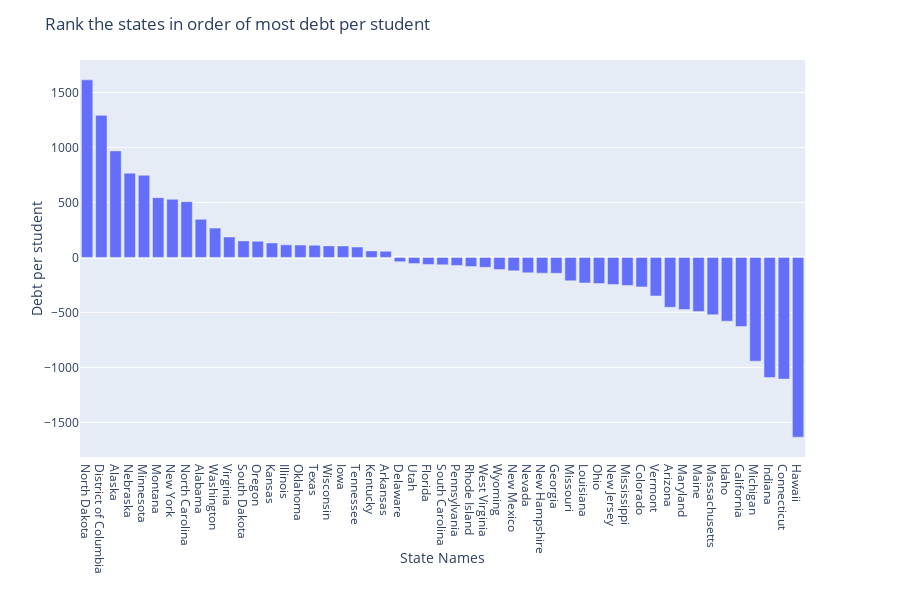

The notebook cell saved with this chart:
### Code cell
# Visualize the states in order of most debt per student. 
fig = px.bar(debt_per_student, x='STNAME', y='debt_per_student')
fig.update_layout(
    title="Rank the states in order of most debt per student",
    xaxis_title="State Names",
    yaxis_title="Debt per student"
)
fig.show()

### Figure 1 — Plotly figure (JSON) as saved in the notebook; plotly's stock layout.template omitted (floating-point values rounded to 4 significant figures)
{"data": [{"alignmentgroup": "True", "hoverlabel": {"namelength": 0}, "hovertemplate": "STNAME=%{x}<br>debt_per_student=%{y}", "legendgroup": "", "marker": {"color": "#636efa"}, "name": "", "offsetgroup": "", "orientation": "v", "showlegend": false, "textposition": "auto", "type": "bar", "x": ["North Dakota", "District of Columbia", "Alaska", "Nebraska", "Minnesota", "Montana", "New York", "North Carolina", "Alabama", "Washington", "Virginia", "South Dakota", "Oregon", "Kansas", "Illinois", "Oklahoma", "Texas", "Wisconsin", "Iowa", "Tennessee", "Kentucky", "Arkansas", "Delaware", "Utah", "Florida", "South Carolina", "Pennsylvania", "Rhode Island", "West Virginia", "Wyoming", "New Mexico", "Nevada", "New Hampshire", "Georgia", "Missouri", "Louisiana", "Ohio", "New Jersey", "Mississippi", "Colorado", "Vermont", "Arizona", "Maryland", "Maine", "Massachusetts", "Idaho", "California", "Michigan", "Indiana", "Connecticut", "Hawaii"], "xaxis": "x", "y": [1614.0, 1292.0, 968.6, 765.8, 746.5, 543.4, 528.2, 506.8, 346.3, 266.4, 185.6, 150.2, 146.1, 131.7, 114.0, 112.2, 110.4, 104.9, 104.2, 94.48, 58.79, 55.57, -38.79, -56.43, -64.99, -67.58, -72.96, -83.19, -90.16, -110.5, -121.8, -139.9, -143.0, -144.7, -213.3, -232.3, -237.7, -246.9, -255.1, -268.0, -350.6, -453.4, -474.4, -492.4, -521.6, -579.8, -628.1, -943.2, -1093.0, -1106.0, -1634.0], "yaxis": "y"}], "layout": {"barmode": "relative", "height": 600, "legend": {"tracegroupgap": 0}, "margin": {"t": 60}, "title": {"text": "Rank the states in order of most debt per student"}, "xaxis": {"anchor": "y", "domain": [0, 0.98], "title": {"text": "State Names"}}, "yaxis": {"anchor": "x", "domain": [0, 1], "title": {"text": "Debt per student"}}}}
